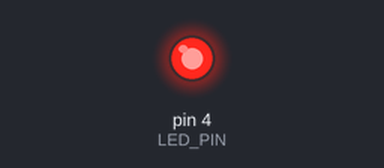
Recording of a sketch running on a simulated Arduino Uno, built with avr-gcc and run on an emulated ATmega328P. Shown: output pins drawn as LEDs (lit = HIGH).

Above: at 0.1 s.
At 1.5 s:
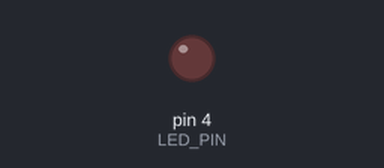
Timing chart, 0 to 3.0 s (numbered marks = the images above):
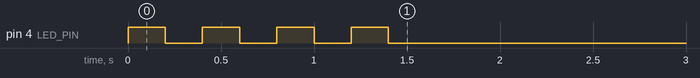

The sketch:

led.ino
```cpp
/** ****************************************************************************************
* \mainpage "Led base"
* @brief funzioni di base per la gestione di un led
* collegato ad Arduino
*
* @author Filippo Bilardo
* @version 1.0 01/01/22 versione iniziale
* @version 1.1 14/01/25 aggiunti commenti doxygen
*/

//------------------------------------------------------------------------------------------
//=== LOCAL FUNCTION PROTOTYPES ============================================================
//------------------------------------------------------------------------------------------
/** ****************************************************************************************
* @brief Configurazione del pin dove è collegato il led
* @author <autore>
* @version 1.0 01/01/22 versione iniziale
*/
void led_configura();

/** ****************************************************************************************
* @brief Accensione del led
* @author <autore>
* @version 1.0 01/01/22 versione iniziale
*/
void led_accendi();
void led_spegni();

/** ****************************************************************************************
* @brief Lampeggio del led
*
* @param  int nr: numero di lampeggi
* @retval nessuno
* @see led_accendi(), led_spegni()
* @author <autore>
* @version 1.0 01/01/22 versione iniziale
*/
void led_lampeggia(int nr);

//------------------------------------------------------------------------------------------
//=== LOCAL CONSTANTS ======================================================================
//------------------------------------------------------------------------------------------
const int LED_PIN = 4;  // Pin a cui è collegato il LED

//------------------------------------------------------------------------------------------
//=== ARDUINO MAIN PROGRAM (setup e loop) ==================================================
//------------------------------------------------------------------------------------------
void setup() {
  led_configura();
  led_lampeggia(4);
}

void loop() {
  // inserisci qui il tuo codice principale, per eseguirlo ripetutamente:
}

//------------------------------------------------------------------------------------------
//=== FUNCTIONS DEFINITIONS ================================================================
//------------------------------------------------------------------------------------------
void led_configura() {
  pinMode(LED_PIN, OUTPUT);
}

void led_accendi() {
  digitalWrite(LED_PIN, HIGH);
}

void led_spegni() {
  digitalWrite(LED_PIN, LOW);
}

void led_lampeggia(int nr) {
  for(int i=0; i< nr; i++) {
    led_accendi();
    delay(200);
    led_spegni();
    delay(200);
  }
}
```
